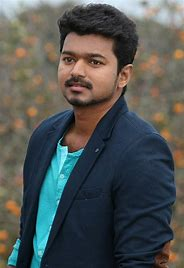
#> input picture HARIDHARAN/1/vijay.jfif, 184 x 268 px
$ jupyter execute Untitled.ipynb
#> lines starting #> are read from the running program, lines starting #| are printed output that depends on the picture
[cell 1]
import cv2
import matplotlib.pyplot as plt
import numpy as np

[cell 2]
im1=cv2.imread("vijay.jfif")
#> im1 is the input picture: shape (268, 184, 3); mean B, G, R 82.4, 84.2, 80.4
im2=cv2.imread("surya.jfif")
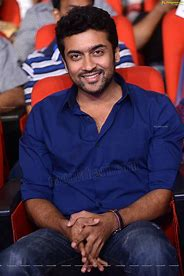
#> input picture HARIDHARAN/1/surya.jfif, 184 x 276 px
#> im2 is the input picture: shape (276, 184, 3); mean B, G, R 72.3, 52.8, 78.9

[cell 3]
im1

[cell 4]
im2

[cell 5]
sh1=im1.shape
#> sh1 = (268, 184, 3)
sh2=im2.shape
#> sh2 = (276, 184, 3)

[cell 6]
print(sh1)
#| (268, 184, 3)
print(sh2)
#| (276, 184, 3)

[cell 7]
cv2.imshow("img1",im1)
cv2.imshow("img2",im2)
cv2.waitKey(0)
cv2.destroyAllWindows()

[cell 8]
rs1=cv2.resize(im1,(250,250))
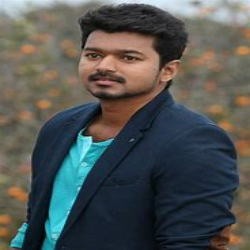
#> rs1: shape (250, 250, 3); mean B, G, R 82.3, 84.1, 80.3
rs2=cv2.resize(im2,(250,250))
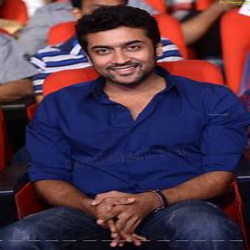
#> rs2: shape (250, 250, 3); mean B, G, R 72.1, 52.7, 78.8

[cell 9]
rsp1=rs1.shape
#> rsp1 = (250, 250, 3)
rsp2=rs2.shape
#> rsp2 = (250, 250, 3)

[cell 10]
print(rsp1)
#| (250, 250, 3)
print(rsp2)
#| (250, 250, 3)

[cell 11]
blend=cv2.addWeighted(rs1,0.5,rs2,0.5,0)
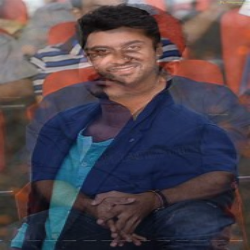
#> blend: shape (250, 250, 3); mean B, G, R 77.2, 68.4, 79.6
